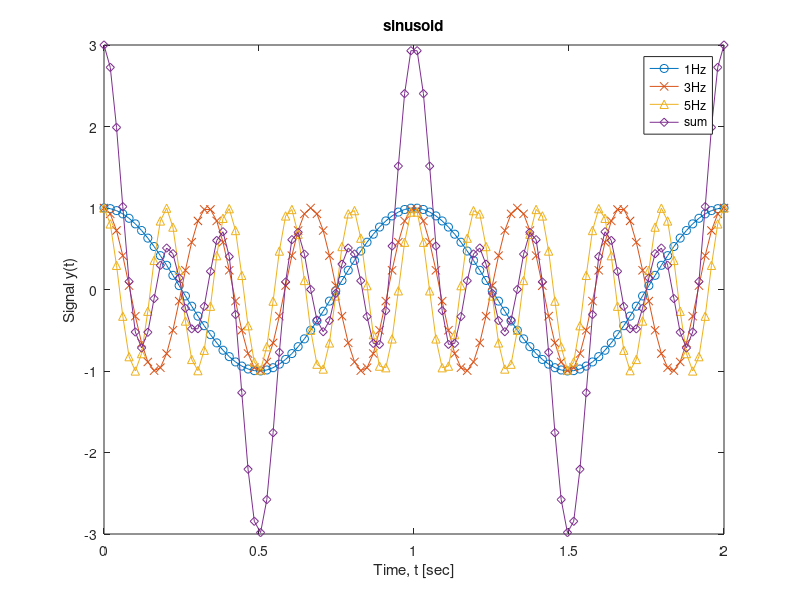

The MATLAB script that drew this image:
clear ;
clc ;

t = linspace(0, 2, 100);

f1 = 1;
f2 = 3;
f3 = 5;

y1 = cos( 2*pi*f1*t );
y2 = cos( 2*pi*f2*t );
y3 = cos( 2*pi*f3*t );
y4 = y1 + y2 + y3 ;

figure(1);

plot(t, y1, '-o', t, y2, '-x', t, y3, '-^', t, y4, '-d');

title('sinusoid');
xlabel('Time, t [sec]');
ylabel('Signal y(t)');
legend('1Hz', '3Hz', '5Hz', 'sum');